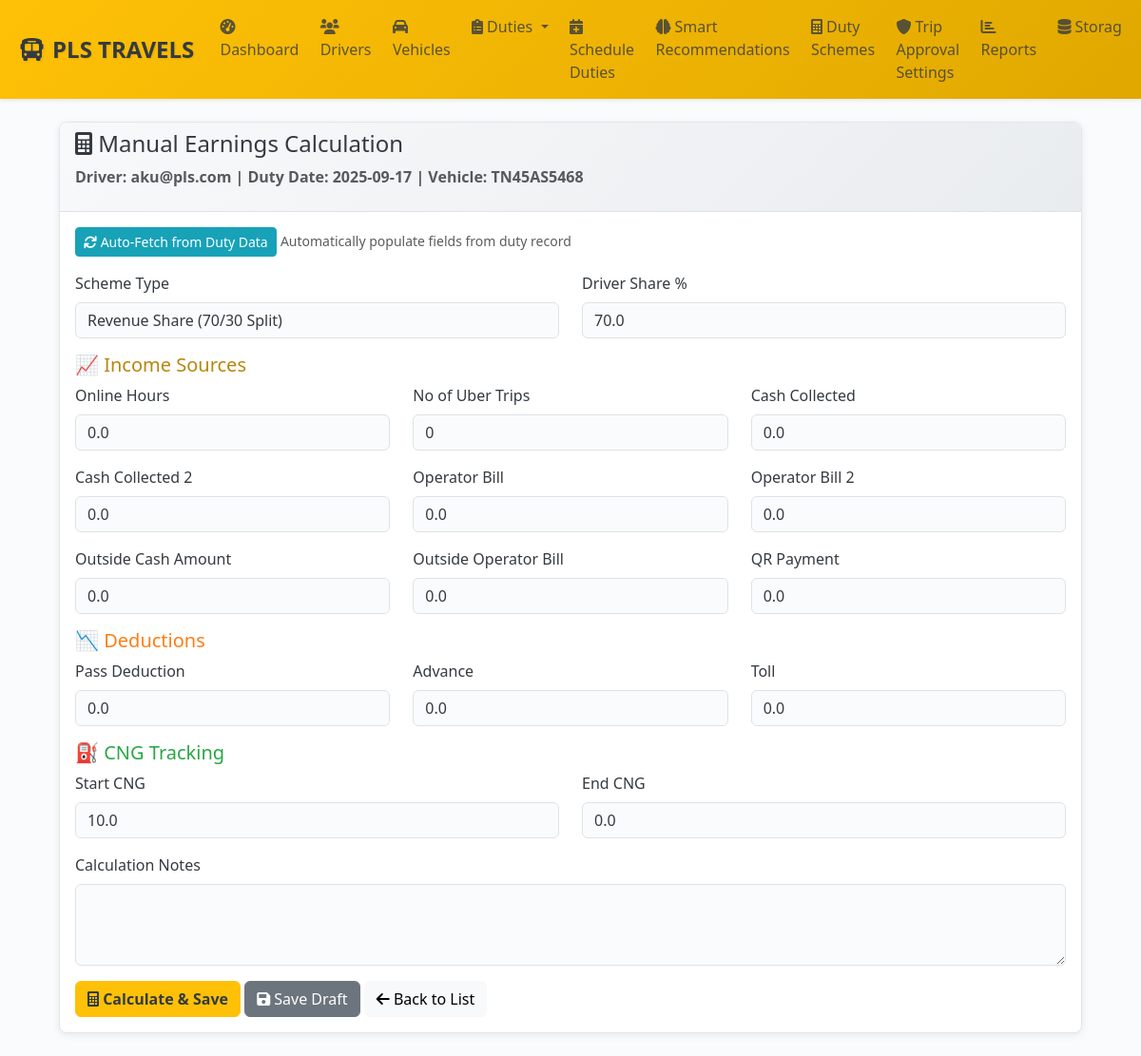
The page /admin/manual-earnings/create/1 (signed in) on the database as committed earlier.
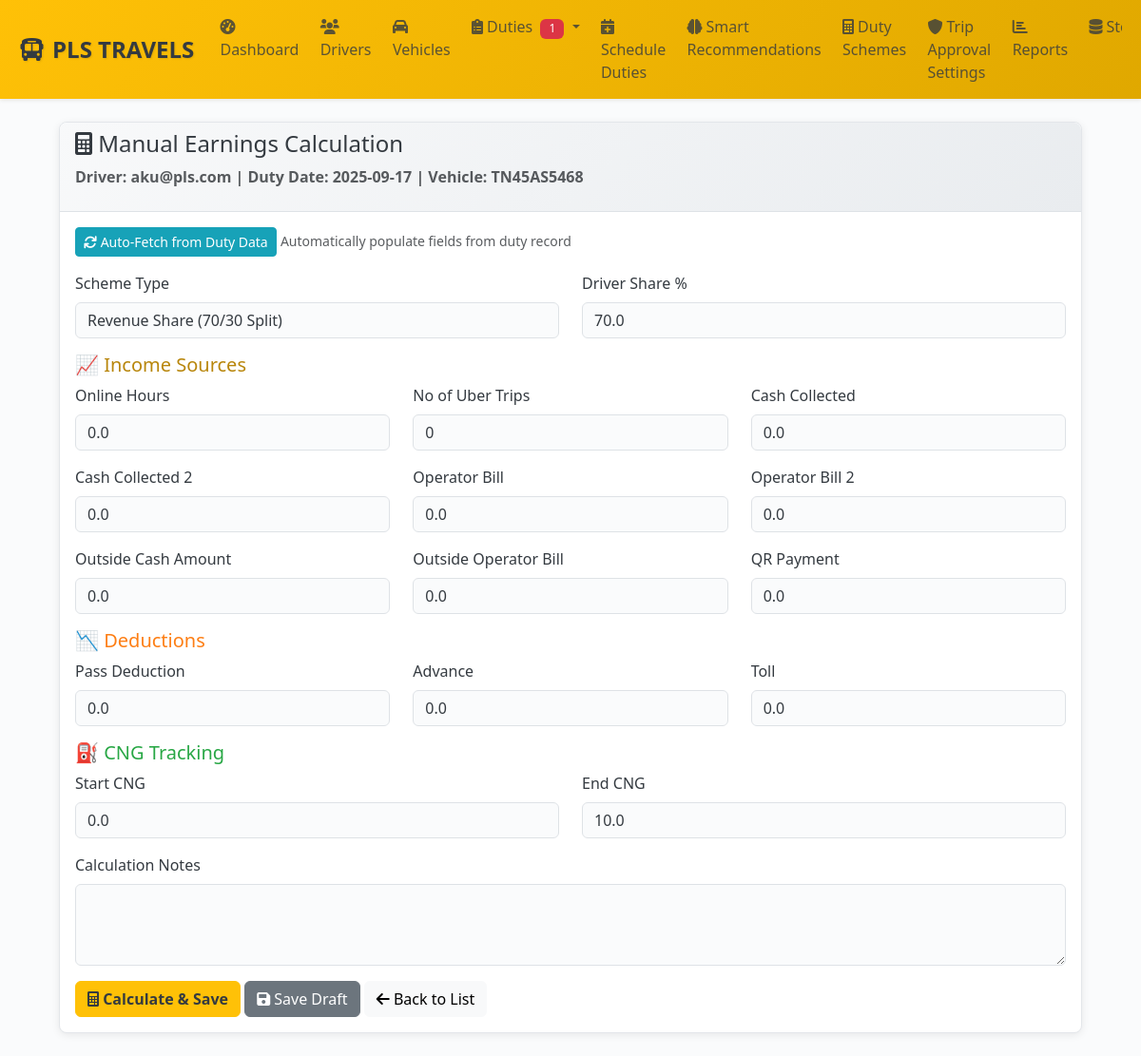
The same page on the database as committed later.
### models.py (models this page shows, shortened)
class Duty(db.Model):
    __tablename__ = 'duties'
    id = db.Column(db.Integer, primary_key=True)
    uuid = db.Column(db.String(36), unique=True, nullable=False, default=lambda: str(uuid.uuid4()))
    driver_id = db.Column(db.Integer, db.ForeignKey('drivers.id'), nullable=False, index=True)
    vehicle_id = db.Column(db.Integer, db.ForeignKey('vehicles.id'), nullable=False, index=True)
    branch_id = db.Column(db.Integer, db.ForeignKey('branches.id'), nullable=False, index=True)
    duty_scheme_id = db.Column(db.Integer, db.ForeignKey('duty_schemes.id'))
    scheduled_start = db.Column(db.DateTime)
    scheduled_end = db.Column(db.DateTime)
    actual_start = db.Column(db.DateTime, index=True)
    actual_end = db.Column(db.DateTime)
    break_duration = db.Column(db.Integer, default=0)  # minutes
    start_location_lat = db.Column(db.Float)
    start_location_lng = db.Column(db.Float)
    start_location_accuracy = db.Column(db.Float)
    start_photo = db.Column(db.String(255))
    start_odometer = db.Column(db.Float)
    end_location_lat = db.Column(db.Float)
    end_location_lng = db.Column(db.Float)
    end_location_accuracy = db.Column(db.Float)
    end_photo = db.Column(db.String(255))
    end_odometer = db.Column(db.Float)
    total_trips = db.Column(db.Integer, default=0)
    total_distance = db.Column(db.Float, default=0.0)
    total_passengers = db.Column(db.Integer, default=0)
    fuel_consumed = db.Column(db.Float, default=0.0)
    cash_collection = db.Column(db.Float, default=0.0)  # CASH ON HAND
    digital_payments = db.Column(db.Float, default=0.0)
    card_payments = db.Column(db.Float, default=0.0)
    wallet_payments = db.Column(db.Float, default=0.0)
    uber_trips = db.Column(db.Integer, default=0)  # UBER TRIPS
    uber_collected = db.Column(db.Float, default=0.0)  # UBER COLLECTED
    qr_payment = db.Column(db.Float, default=0.0)  # QR PAYMENT
    operator_out = db.Column(db.Float, default=0.0)  # OPERATOR OUT
    company_pay = db.Column(db.Float, default=0.0)  # COMPANY PAY
    start_cng = db.Column(db.Float, default=0.0)  # START CNG
    end_cng = db.Column(db.Float, default=0.0)  # END CNG
    cng_average = db.Column(db.Float, default=0.0)  # CNG AVERAGE
    cng_point = db.Column(db.String(100))  # CNG POINT
    pass_amount = db.Column(db.Float, default=0.0)  # PASS
    insurance_amount = db.Column(db.Float, default=0.0)  # INSURANCE
    fuel_expense = db.Column(db.Float, default=0.0)
    toll_expense = db.Column(db.Float, default=0.0)
    parking_expense = db.Column(db.Float, default=0.0)
    maintenance_expense = db.Column(db.Float, default=0.0)
    other_expenses = db.Column(db.Float, default=0.0)
    expense_description = db.Column(db.Text)
    base_payment = db.Column(db.Float, default=0.0)
    incentive_payment = db.Column(db.Float, default=0.0)
    bonus_payment = db.Column(db.Float, default=0.0)
    overtime_payment = db.Column(db.Float, default=0.0)
    advance_deduction = db.Column(db.Float, default=0.0)
    penalty_deduction = db.Column(db.Float, default=0.0)
    fuel_deduction = db.Column(db.Float, default=0.0)
    other_deductions = db.Column(db.Float, default=0.0)
    deduction_description = db.Column(db.Text)
    gross_revenue = db.Column(db.Float, default=0.0)
    net_revenue = db.Column(db.Float, default=0.0)
    driver_earnings = db.Column(db.Float, default=0.0)
    company_profit = db.Column(db.Float, default=0.0)
    status = db.Column(db.Enum(DutyStatus), nullable=False, default=DutyStatus.SCHEDULED, index=True)
    notes = db.Column(db.Text)
    supervisor_notes = db.Column(db.Text)
    submitted_at = db.Column(db.DateTime)
    reviewed_by = db.Column(db.Integer, db.ForeignKey('users.id'))
    reviewed_at = db.Column(db.DateTime)
    approved_at = db.Column(db.DateTime)
    rejection_reason = db.Column(db.Text)
    created_at = db.Column(db.DateTime, default=get_ist_time_naive)
    updated_at = db.Column(db.DateTime, default=get_ist_time_naive, onupdate=get_ist_time_naive)
    reviewer = db.relationship('User', foreign_keys=[reviewed_by])
    __table_args__ = (
        Index('idx_duty_date_branch', 'actual_start', 'branch_id'),
        Index('idx_duty_status_driver', 'status', 'driver_id'),
        Index('idx_duty_revenue', 'gross_revenue', 'driver_earnings'),
    )
    @hybrid_property
    def start_time(self):
        return self.actual_start

### admin_routes.py (the view)
@admin_bp.route('/manual-earnings/create/<int:duty_id>')
@login_required
@admin_required
def create_manual_earnings_calculation(duty_id):
    duty = Duty.query.get_or_404(duty_id)
    from models import ManualEarningsCalculation
    existing = ManualEarningsCalculation.query.filter_by(duty_id=duty_id).first()
    form = ManualEarningsCalculationForm()
    form.duty_id.data = duty_id
    if duty:
        form.uber_trips.data = duty.uber_trips or 0
        form.cash_collected.data = duty.cash_collection or 0.0
        form.qr_payment.data = duty.qr_payment or 0.0
        form.operator_bill.data = duty.operator_out or 0.0
        form.advance_deduction.data = duty.advance_deduction or 0.0
        form.toll_expense.data = duty.toll_expense or 0.0
        form.start_cng.data = duty.start_cng or 0.0
        form.end_cng.data = duty.end_cng or 0.0
    return render_template('admin/manual_earnings_form.html',
                         form=form, duty=duty, existing=existing)

### admin_routes.py (called while the page is built)
def admin_required(f):
    @wraps(f)
    def decorated_function(*args, **kwargs):
        from models import UserRole
        if not current_user.is_authenticated or current_user.role != UserRole.ADMIN:
            flash('Admin access required.', 'error')
            return redirect(url_for('auth.login'))
        return f(*args, **kwargs)
    return decorated_function

### templates/admin/manual_earnings_form.html (shortened to what the changed rows need)
{% extends "admin/base.html" %}
{% block content %}
<div class="container-fluid">
    <div class="row">
        <div class="col-md-12">
            <div class="card">
                <div class="card-header">
                    <p class="text-muted">
                        Driver: <strong>{{ duty.driver.full_name }}</strong> |
                        Duty Date: <strong>{{ duty.start_time.strftime('%Y-%m-%d') }}</strong> |
                        Vehicle: <strong>{{ duty.vehicle.registration_number if duty.vehicle else 'N/A' }}</strong>
                    </p>
                </div>
                <div class="card-body">
                    <form method="POST" action="{{ url_for('admin.process_manual_earnings_calculation') }}" id="manualEarningsForm">
                        <div class="row">
                            <div class="col-md-4 mb-3">
                                <label class="form-label">{{ form.uber_trips.label }}</label>
                                {{ form.uber_trips(class="form-control") }}
                            </div>
                        </div>
                        <div class="row">
                            <div class="col-md-4 mb-3">
                                <label class="form-label">{{ form.qr_payment.label }}</label>
                                {{ form.qr_payment(class="form-control") }}
                            </div>
                        </div>
                        <div class="row">
                            <div class="col-md-4 mb-3">
                                <label class="form-label">{{ form.advance_deduction.label }}</label>
                                {{ form.advance_deduction(class="form-control") }}
                            </div>
                            <div class="col-md-4 mb-3">
                                <label class="form-label">{{ form.toll_expense.label }}</label>
                                {{ form.toll_expense(class="form-control") }}
                            </div>
                        </div>
                        <div class="row">
                            <div class="col-md-6 mb-3">
                                <label class="form-label">{{ form.start_cng.label }}</label>
                                {{ form.start_cng(class="form-control") }}
                            </div>
                            <div class="col-md-6 mb-3">
                                <label class="form-label">{{ form.end_cng.label }}</label>
                                {{ form.end_cng(class="form-control") }}
                            </div>
                        </div>
                    </form>
                </div>
            </div>
        </div>
    </div>
</div>
{% endblock %}

Rows that differ between the two databases and show on the page:
changed Duty: start_cng "10.0" → "0.0"; end_cng "0.0" → "10.0"
Other text that changed with them:
{{ pending_duties_count }}: (not shown) → "1"
